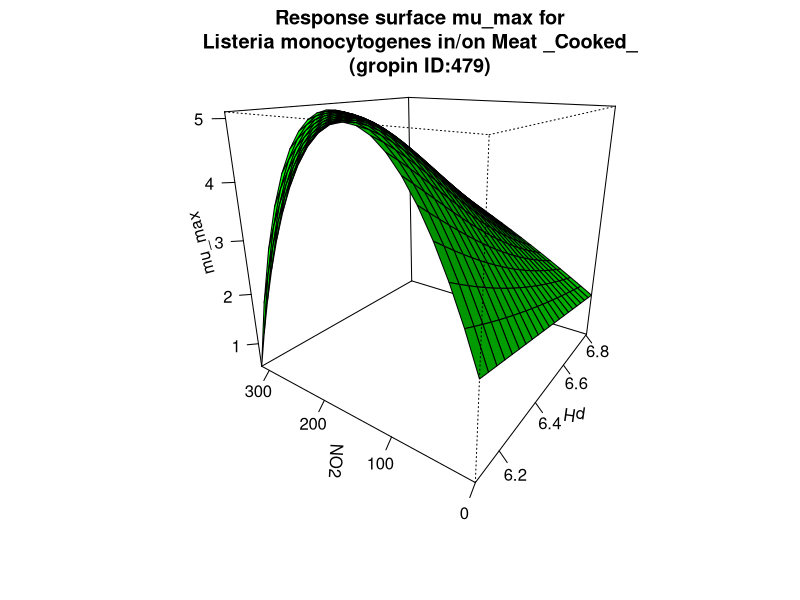

Here is the R script that generated this plot:
#############################
# start of Parameter script
#############################
pH <- seq(6.09390609390609,6.8068,length.out=21)
NO2 <- seq(0,315.315,length.out=21)
#############################
# end of Parameter script
#############################
############################# 
# start of Model script Gropin ID 479 
#############################
 
# constant coefficients for this model
 
variables <- data.frame(pH,NO2)
argumentsPar <- expand.grid(variables)
 
# heart of the model
response_surface <- function(pH,NO2) {
   mumax <-8.0091+(-0.87877)*pH+0.42624*((NO2*1000)/(69.01*(1+10^(pH-3.37))))+0.18149*pH*((NO2*1000)/(69.01*(1+10^(pH-3.37))))+(-0.013099)*(pH^2)+(-0.20018)*(((NO2*1000)/(69.01*(1+10^(pH-3.37))))^2)

return(mumax=mumax)
} 

# output parameters
mumax <- cbind(argumentsPar,response_surface(argumentsPar['pH'],argumentsPar['NO2']))
colnames(mumax) <- c(colnames(argumentsPar),'mumax')
#############################
# End of Model script
#############################
############################# 
# start of Visualisation script Gropin ID 479 
#############################
persp(pH,NO2,matrix(unlist(mumax$mumax),nrow=21),col = 'green',xlab='pH',ylab='NO2',zlab='mu_max',main='Response surface mu_max for
Listeria monocytogenes in/on Meat _Cooked_
(gropin ID:479)',theta=305,phi=20,shade=0.25,ticktype = 'detailed')
#############################
# End of Visualisation script
#############################
